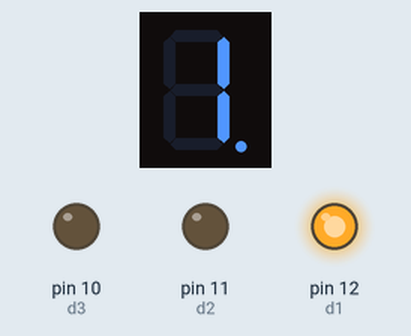
Simulated run of this sketch. Board: Arduino Uno, built with avr-gcc and run on an emulated ATmega328P. On the bench: 1-digit seven-segment display, output pins drawn as LEDs (lit = HIGH). Wiring (inferred from the names in the program): 1-digit 7-segment display, segments lit when LOW: segments pin 1, pin 2, pin 3, pin 4, pin 5, pin 6, pin 7, pin 8. The segment pins are drawn as the display they are named for; pins used as bus, display or sensor lines are not drawn.

Above: at 0.1 s.
At 1.1 s:
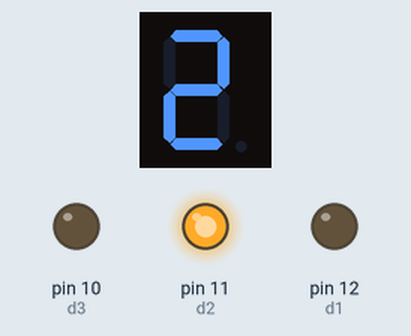
At 2.1 s:
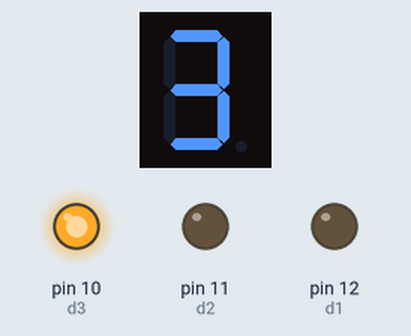
At 3.1 s:
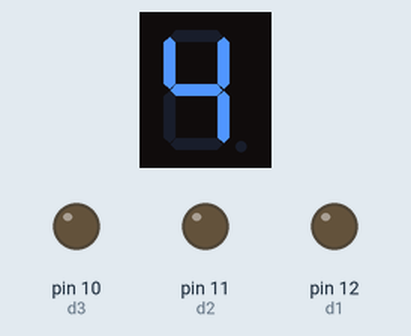
Timing chart, 0 to 130.0 s (numbered marks = the images above):
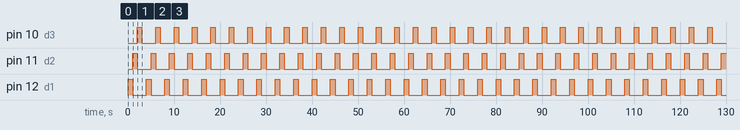

Measured:
- by itself, pin 10 (d3), pin 11 (d2), pin 12 (d1): alternates HIGH for 1.0 s and LOW for 3.0 s
- by itself, everything shown: repeats every 4.0 s, in 4 steps
- what the display in image 1 shows lasts 1.0 s, from 1.0 s to 2.0 s

The sketch:

LED4Digit.ino
```cpp
/*
4 Digit LED

This is an introduction on how to drive a 4 digit LED using only a Arduino.

- 1x 4 digit LED (0461BS)
- 12x male:male wires
- 8x 220 ohm resistors

@TODO There's an issue with this demo in that the digits can be written independently
 */

#include <Arduino.h>

// cathode interface
int a = 1;
int b = 2;
int c = 3;
int d = 4;
int e = 5;
int f = 6;
int g = 7;
int dp = 8;

// anode interface
int d4 = 9;
int d3 = 10;
int d2 = 11;
int d1 = 12;

#define OFF HIGH
#define ON LOW

#define ACTIVE HIGH
#define INACTIVE LOW

void setup() {
    pinMode(d1, OUTPUT);
    pinMode(d2, OUTPUT);
    pinMode(d3, OUTPUT);
    pinMode(d4, OUTPUT);

    pinMode(a, OUTPUT);
    pinMode(b, OUTPUT);
    pinMode(c, OUTPUT);
    pinMode(d, OUTPUT);
    pinMode(e, OUTPUT);
    pinMode(f, OUTPUT);
    pinMode(g, OUTPUT);
    pinMode(dp, OUTPUT);
}

void loop() {
	digitalWrite(d1, ACTIVE);
	num_1();
	delay(1000);
	digitalWrite(d1, INACTIVE);

	digitalWrite(d2, ACTIVE);
	num_2();
	delay(1000);
	digitalWrite(d2, INACTIVE);

	digitalWrite(d3, ACTIVE);
	num_3();
	delay(1000);
	digitalWrite(d3, INACTIVE);

	digitalWrite(d4, ACTIVE);
	num_4();
	delay(1000);
	digitalWrite(d4, INACTIVE);
}

void num_0() {
    digitalWrite(a, ON);
    digitalWrite(b, ON);
    digitalWrite(c, ON);
    digitalWrite(d, ON);
    digitalWrite(e, ON);
    digitalWrite(f, ON);
    digitalWrite(g, OFF);
    digitalWrite(dp, OFF);
}

void num_1() {
    digitalWrite(a, OFF);
    digitalWrite(b, ON);
    digitalWrite(c, ON);
    digitalWrite(d, OFF);
    digitalWrite(e, OFF);
    digitalWrite(f, OFF);
    digitalWrite(g, OFF);
    digitalWrite(dp, ON);
}

void num_2() {
    digitalWrite(a, ON);
    digitalWrite(b, ON);
    digitalWrite(c, OFF);
    digitalWrite(d, ON);
    digitalWrite(e, ON);
    digitalWrite(f, OFF);
    digitalWrite(g, ON);
    digitalWrite(dp, OFF);
}

void num_3() {
    digitalWrite(a, ON);
    digitalWrite(b, ON);
    digitalWrite(c, ON);
    digitalWrite(d, ON);
    digitalWrite(e, OFF);
    digitalWrite(f, OFF);
    digitalWrite(g, ON);
    digitalWrite(dp, OFF);
}

void num_4() {
    digitalWrite(a, OFF);
    digitalWrite(b, ON);
    digitalWrite(c, ON);
    digitalWrite(d, OFF);
    digitalWrite(e, OFF);
    digitalWrite(f, ON);
    digitalWrite(g, ON);
    digitalWrite(dp, OFF);
}

void clear() {
    digitalWrite(a, OFF);
    digitalWrite(b, OFF);
    digitalWrite(c, OFF);
    digitalWrite(d, OFF);
    digitalWrite(e, OFF);
    digitalWrite(f, OFF);
    digitalWrite(g, OFF);
    digitalWrite(dp, OFF);
}

void clearAll() {
	digitalWrite(d1, HIGH);
	clear();
	digitalWrite(d2, HIGH);
	clear();
	digitalWrite(d3, HIGH);
	clear();
	digitalWrite(d4, HIGH);
	clear();
}
```
